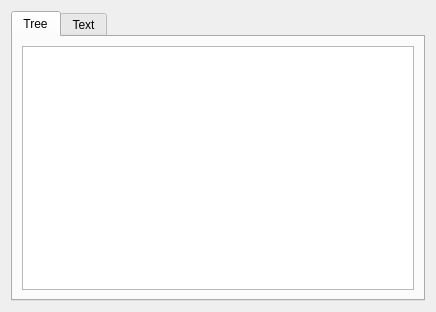
<?xml version="1.0" encoding="UTF-8"?>
<ui version="4.0">
 <class>ItemInfoWidget</class>
 <widget class="QWidget" name="ItemInfoWidget">
  <property name="geometry">
   <rect>
    <x>0</x>
    <y>0</y>
    <width>436</width>
    <height>312</height>
   </rect>
  </property>
  <property name="windowTitle">
   <string>Form</string>
  </property>
  <layout class="QVBoxLayout" name="verticalLayout">
   <item>
    <widget class="QTabWidget" name="tabWidget">
     <property name="currentIndex">
      <number>0</number>
     </property>
     <widget class="QWidget" name="tab">
      <attribute name="title">
       <string>Tree</string>
      </attribute>
      <layout class="QVBoxLayout" name="verticalLayout_3">
       <item>
        <widget class="QTreeView" name="treeView"/>
       </item>
      </layout>
     </widget>
     <widget class="QWidget" name="tab_2">
      <attribute name="title">
       <string>Text</string>
      </attribute>
      <layout class="QVBoxLayout" name="verticalLayout_2">
       <item>
        <widget class="QPlainTextEdit" name="editView"/>
       </item>
      </layout>
     </widget>
    </widget>
   </item>
  </layout>
 </widget>
 <resources/>
 <connections/>
</ui>
